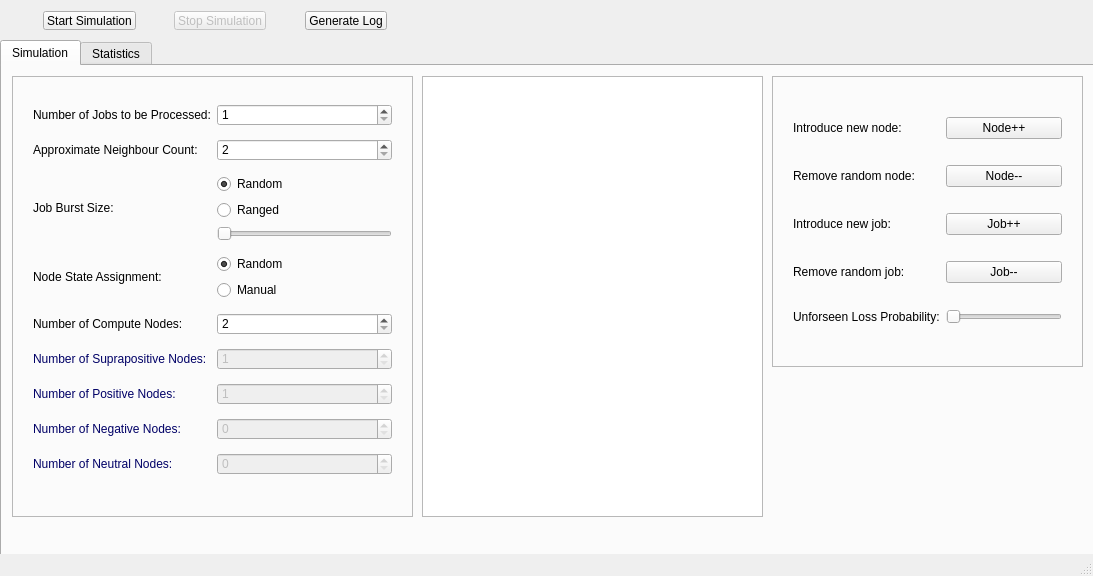
<?xml version="1.0" encoding="UTF-8"?>
<ui version="4.0">
 <class>MainWindow</class>
 <widget class="QMainWindow" name="MainWindow">
  <property name="geometry">
   <rect>
    <x>0</x>
    <y>0</y>
    <width>1093</width>
    <height>576</height>
   </rect>
  </property>
  <property name="sizePolicy">
   <sizepolicy hsizetype="Preferred" vsizetype="Preferred">
    <horstretch>0</horstretch>
    <verstretch>0</verstretch>
   </sizepolicy>
  </property>
  <property name="windowTitle">
   <string>MorphSim v2.0</string>
  </property>
  <widget class="QWidget" name="centralWidget">
   <widget class="QTabWidget" name="tabWidget">
    <property name="geometry">
     <rect>
      <x>0</x>
      <y>40</y>
      <width>1211</width>
      <height>541</height>
     </rect>
    </property>
    <property name="contextMenuPolicy">
     <enum>Qt::DefaultContextMenu</enum>
    </property>
    <property name="styleSheet">
     <string notr="true">#tabWidget{
margin-bottom:0;
}</string>
    </property>
    <property name="tabShape">
     <enum>QTabWidget::Rounded</enum>
    </property>
    <property name="currentIndex">
     <number>0</number>
    </property>
    <widget class="QWidget" name="tab">
     <attribute name="title">
      <string>Simulation</string>
     </attribute>
     <widget class="QFrame" name="frame">
      <property name="geometry">
       <rect>
        <x>10</x>
        <y>10</y>
        <width>401</width>
        <height>441</height>
       </rect>
      </property>
      <property name="frameShape">
       <enum>QFrame::StyledPanel</enum>
      </property>
      <property name="frameShadow">
       <enum>QFrame::Raised</enum>
      </property>
      <widget class="QWidget" name="gridLayoutWidget">
       <property name="geometry">
        <rect>
         <x>10</x>
         <y>10</y>
         <width>381</width>
         <height>413</height>
        </rect>
       </property>
       <layout class="QGridLayout" name="gridLayout">
        <item row="6" column="0">
         <widget class="QLabel" name="label_7">
          <property name="styleSheet">
           <string notr="true">#label_7{
color:#000066;
}</string>
          </property>
          <property name="text">
           <string>Number of Positive Nodes:</string>
          </property>
          <property name="alignment">
           <set>Qt::AlignLeading|Qt::AlignLeft|Qt::AlignVCenter</set>
          </property>
         </widget>
        </item>
        <item row="7" column="0">
         <widget class="QLabel" name="label_5">
          <property name="styleSheet">
           <string notr="true">#label_5{
color:#000066;
}</string>
          </property>
          <property name="text">
           <string>Number of Negative Nodes:</string>
          </property>
          <property name="alignment">
           <set>Qt::AlignLeading|Qt::AlignLeft|Qt::AlignVCenter</set>
          </property>
         </widget>
        </item>
        <item row="4" column="1">
         <widget class="SpinBoxc" name="spinBox_8">
          <property name="minimum">
           <number>2</number>
          </property>
          <property name="maximum">
           <number>500</number>
          </property>
          <property name="singleStep">
           <number>5</number>
          </property>
         </widget>
        </item>
        <item row="3" column="1">
         <layout class="QVBoxLayout" name="verticalLayout">
          <item>
           <widget class="QRadioButton" name="radioButton">
            <property name="text">
             <string>Random</string>
            </property>
            <property name="checked">
             <bool>true</bool>
            </property>
            <attribute name="buttonGroup">
             <string notr="true">buttonGroup_2</string>
            </attribute>
           </widget>
          </item>
          <item>
           <widget class="QRadioButton" name="radioButton_2">
            <property name="text">
             <string>Manual</string>
            </property>
            <attribute name="buttonGroup">
             <string notr="true">buttonGroup_2</string>
            </attribute>
           </widget>
          </item>
         </layout>
        </item>
        <item row="0" column="1">
         <widget class="QSpinBox" name="spinBox">
          <property name="minimum">
           <number>1</number>
          </property>
          <property name="maximum">
           <number>1000</number>
          </property>
          <property name="singleStep">
           <number>5</number>
          </property>
         </widget>
        </item>
        <item row="3" column="0">
         <widget class="QLabel" name="label_3">
          <property name="text">
           <string>Node State Assignment:</string>
          </property>
         </widget>
        </item>
        <item row="8" column="1">
         <widget class="SpinBoxc" name="spinBox_3">
          <property name="enabled">
           <bool>false</bool>
          </property>
          <property name="minimum">
           <number>0</number>
          </property>
          <property name="singleStep">
           <number>3</number>
          </property>
         </widget>
        </item>
        <item row="5" column="1">
         <widget class="SpinBoxc" name="spinBox_6">
          <property name="enabled">
           <bool>false</bool>
          </property>
          <property name="minimum">
           <number>1</number>
          </property>
          <property name="singleStep">
           <number>3</number>
          </property>
         </widget>
        </item>
        <item row="0" column="0">
         <widget class="QLabel" name="label">
          <property name="text">
           <string>Number of Jobs to be Processed:</string>
          </property>
          <property name="alignment">
           <set>Qt::AlignLeading|Qt::AlignLeft|Qt::AlignVCenter</set>
          </property>
         </widget>
        </item>
        <item row="6" column="1">
         <widget class="SpinBoxc" name="spinBox_5">
          <property name="enabled">
           <bool>false</bool>
          </property>
          <property name="minimum">
           <number>1</number>
          </property>
          <property name="singleStep">
           <number>3</number>
          </property>
         </widget>
        </item>
        <item row="5" column="0">
         <widget class="QLabel" name="label_4">
          <property name="styleSheet">
           <string notr="true">#label_4{
color:#000066;
}</string>
          </property>
          <property name="text">
           <string>Number of Suprapositive Nodes:</string>
          </property>
          <property name="alignment">
           <set>Qt::AlignLeading|Qt::AlignLeft|Qt::AlignVCenter</set>
          </property>
         </widget>
        </item>
        <item row="8" column="0">
         <widget class="QLabel" name="label_6">
          <property name="styleSheet">
           <string notr="true">#label_6{
color:#000066;
}</string>
          </property>
          <property name="text">
           <string>Number of Neutral Nodes:</string>
          </property>
          <property name="alignment">
           <set>Qt::AlignLeading|Qt::AlignLeft|Qt::AlignVCenter</set>
          </property>
         </widget>
        </item>
        <item row="1" column="1">
         <widget class="SpinBoxc" name="spinBox_7">
          <property name="minimum">
           <number>2</number>
          </property>
          <property name="maximum">
           <number>50</number>
          </property>
          <property name="singleStep">
           <number>3</number>
          </property>
         </widget>
        </item>
        <item row="4" column="0">
         <widget class="QLabel" name="label_10">
          <property name="text">
           <string>Number of Compute Nodes:</string>
          </property>
          <property name="alignment">
           <set>Qt::AlignLeading|Qt::AlignLeft|Qt::AlignVCenter</set>
          </property>
         </widget>
        </item>
        <item row="7" column="1">
         <widget class="SpinBoxc" name="spinBox_4">
          <property name="enabled">
           <bool>false</bool>
          </property>
          <property name="minimum">
           <number>0</number>
          </property>
          <property name="singleStep">
           <number>3</number>
          </property>
         </widget>
        </item>
        <item row="1" column="0">
         <widget class="QLabel" name="label_9">
          <property name="text">
           <string>Approximate Neighbour Count:</string>
          </property>
          <property name="alignment">
           <set>Qt::AlignLeading|Qt::AlignLeft|Qt::AlignVCenter</set>
          </property>
         </widget>
        </item>
        <item row="2" column="0">
         <widget class="QLabel" name="label_11">
          <property name="text">
           <string>Job Burst Size:</string>
          </property>
         </widget>
        </item>
        <item row="2" column="1">
         <layout class="QVBoxLayout" name="verticalLayout_2">
          <item>
           <widget class="QRadioButton" name="radioButton_3">
            <property name="text">
             <string>Random</string>
            </property>
            <property name="checked">
             <bool>true</bool>
            </property>
            <attribute name="buttonGroup">
             <string notr="true">buttonGroup</string>
            </attribute>
           </widget>
          </item>
          <item>
           <widget class="QRadioButton" name="radioButton_4">
            <property name="text">
             <string>Ranged</string>
            </property>
            <attribute name="buttonGroup">
             <string notr="true">buttonGroup</string>
            </attribute>
           </widget>
          </item>
          <item>
           <widget class="HorizontalSliderc" name="horizontalSlider_2">
            <property name="enabled">
             <bool>false</bool>
            </property>
            <property name="minimum">
             <number>1</number>
            </property>
            <property name="maximum">
             <number>10</number>
            </property>
            <property name="orientation">
             <enum>Qt::Horizontal</enum>
            </property>
           </widget>
          </item>
         </layout>
        </item>
       </layout>
      </widget>
     </widget>
     <widget class="QTextEdit" name="textout">
      <property name="geometry">
       <rect>
        <x>420</x>
        <y>10</y>
        <width>341</width>
        <height>441</height>
       </rect>
      </property>
      <property name="readOnly">
       <bool>true</bool>
      </property>
     </widget>
     <widget class="QFrame" name="frame_2">
      <property name="geometry">
       <rect>
        <x>770</x>
        <y>10</y>
        <width>311</width>
        <height>291</height>
       </rect>
      </property>
      <property name="frameShape">
       <enum>QFrame::StyledPanel</enum>
      </property>
      <property name="frameShadow">
       <enum>QFrame::Raised</enum>
      </property>
      <widget class="QWidget" name="gridLayoutWidget_2">
       <property name="geometry">
        <rect>
         <x>10</x>
         <y>10</y>
         <width>291</width>
         <height>271</height>
        </rect>
       </property>
       <layout class="QGridLayout" name="gridLayout_2">
        <item row="1" column="0">
         <widget class="QLabel" name="label_19">
          <property name="text">
           <string>Remove random node:</string>
          </property>
          <property name="alignment">
           <set>Qt::AlignLeading|Qt::AlignLeft|Qt::AlignVCenter</set>
          </property>
         </widget>
        </item>
        <item row="3" column="1">
         <widget class="QPushButton" name="pushButton_7">
          <property name="text">
           <string>Job--</string>
          </property>
         </widget>
        </item>
        <item row="3" column="0">
         <widget class="QLabel" name="label_18">
          <property name="text">
           <string>Remove random job:</string>
          </property>
          <property name="alignment">
           <set>Qt::AlignLeading|Qt::AlignLeft|Qt::AlignVCenter</set>
          </property>
         </widget>
        </item>
        <item row="0" column="0">
         <widget class="QLabel" name="label_2">
          <property name="text">
           <string>Introduce new node:</string>
          </property>
          <property name="alignment">
           <set>Qt::AlignLeading|Qt::AlignLeft|Qt::AlignVCenter</set>
          </property>
         </widget>
        </item>
        <item row="2" column="0">
         <widget class="QLabel" name="label_15">
          <property name="text">
           <string>Introduce new job:</string>
          </property>
         </widget>
        </item>
        <item row="0" column="1">
         <widget class="QPushButton" name="pushButton_4">
          <property name="text">
           <string>Node++</string>
          </property>
         </widget>
        </item>
        <item row="1" column="1">
         <widget class="QPushButton" name="pushButton_5">
          <property name="text">
           <string>Node--</string>
          </property>
         </widget>
        </item>
        <item row="2" column="1">
         <widget class="QPushButton" name="pushButton_6">
          <property name="text">
           <string>Job++</string>
          </property>
         </widget>
        </item>
        <item row="4" column="0">
         <widget class="QLabel" name="label_8">
          <property name="text">
           <string>Unforseen Loss Probability:</string>
          </property>
         </widget>
        </item>
        <item row="4" column="1">
         <widget class="QSlider" name="horizontalSlider">
          <property name="minimum">
           <number>0</number>
          </property>
          <property name="maximum">
           <number>5</number>
          </property>
          <property name="singleStep">
           <number>1</number>
          </property>
          <property name="orientation">
           <enum>Qt::Horizontal</enum>
          </property>
         </widget>
        </item>
       </layout>
      </widget>
     </widget>
    </widget>
    <widget class="QWidget" name="tab_2">
     <attribute name="title">
      <string>Statistics</string>
     </attribute>
     <widget class="QTextEdit" name="simres">
      <property name="geometry">
       <rect>
        <x>10</x>
        <y>10</y>
        <width>1071</width>
        <height>441</height>
       </rect>
      </property>
      <property name="readOnly">
       <bool>true</bool>
      </property>
     </widget>
    </widget>
   </widget>
   <widget class="QFrame" name="topbar">
    <property name="geometry">
     <rect>
      <x>0</x>
      <y>0</y>
      <width>1211</width>
      <height>41</height>
     </rect>
    </property>
    <property name="sizePolicy">
     <sizepolicy hsizetype="Preferred" vsizetype="Fixed">
      <horstretch>0</horstretch>
      <verstretch>0</verstretch>
     </sizepolicy>
    </property>
    <property name="styleSheet">
     <string notr="true">#topbar {
border: none;
background: qlineargradient(x1: 0, y1: 0, x2: 0, y2: 1,
stop: 0 #56544C, stop: 0.08 #56544C,
stop: 0.39999 #56544C, stop: 0.4 #56544C,
stop: 0.9 #3F3E3A, stop: 1 #3F3E3A);
}
</string>
    </property>
    <property name="frameShape">
     <enum>QFrame::StyledPanel</enum>
    </property>
    <property name="frameShadow">
     <enum>QFrame::Raised</enum>
    </property>
    <widget class="QWidget" name="horizontalLayoutWidget">
     <property name="geometry">
      <rect>
       <x>0</x>
       <y>0</y>
       <width>403</width>
       <height>41</height>
      </rect>
     </property>
     <layout class="QHBoxLayout" name="horizontalLayout">
      <item>
       <spacer name="horizontalSpacer_4">
        <property name="orientation">
         <enum>Qt::Horizontal</enum>
        </property>
        <property name="sizeHint" stdset="0">
         <size>
          <width>40</width>
          <height>20</height>
         </size>
        </property>
       </spacer>
      </item>
      <item>
       <widget class="PushButtonc" name="pushButton">
        <property name="styleSheet">
         <string notr="true">#pushButton:hover{
color:rgb(0, 170, 127);
}</string>
        </property>
        <property name="text">
         <string>Start Simulation</string>
        </property>
        <property name="flat">
         <bool>false</bool>
        </property>
       </widget>
      </item>
      <item>
       <spacer name="horizontalSpacer_2">
        <property name="orientation">
         <enum>Qt::Horizontal</enum>
        </property>
        <property name="sizeHint" stdset="0">
         <size>
          <width>40</width>
          <height>20</height>
         </size>
        </property>
       </spacer>
      </item>
      <item>
       <widget class="PushButtonc" name="pushButton_2">
        <property name="enabled">
         <bool>false</bool>
        </property>
        <property name="styleSheet">
         <string notr="true">#pushButton_2:hover{
color:rgb(170, 0, 0);
}</string>
        </property>
        <property name="text">
         <string>Stop Simulation</string>
        </property>
       </widget>
      </item>
      <item>
       <spacer name="horizontalSpacer_3">
        <property name="orientation">
         <enum>Qt::Horizontal</enum>
        </property>
        <property name="sizeHint" stdset="0">
         <size>
          <width>40</width>
          <height>20</height>
         </size>
        </property>
       </spacer>
      </item>
      <item>
       <widget class="QPushButton" name="pushButton_3">
        <property name="text">
         <string>Generate Log</string>
        </property>
       </widget>
      </item>
      <item>
       <spacer name="horizontalSpacer">
        <property name="orientation">
         <enum>Qt::Horizontal</enum>
        </property>
        <property name="sizeHint" stdset="0">
         <size>
          <width>13</width>
          <height>20</height>
         </size>
        </property>
       </spacer>
      </item>
     </layout>
    </widget>
   </widget>
  </widget>
  <widget class="QStatusBar" name="statusBar"/>
  <widget class="QMenuBar" name="menuBar">
   <property name="geometry">
    <rect>
     <x>0</x>
     <y>0</y>
     <width>1093</width>
     <height>25</height>
    </rect>
   </property>
  </widget>
 </widget>
 <layoutdefault spacing="6" margin="11"/>
 <customwidgets>
  <customwidget>
   <class>SpinBoxc</class>
   <extends>QSpinBox</extends>
   <header>spinboxc.h</header>
  </customwidget>
  <customwidget>
   <class>HorizontalSliderc</class>
   <extends>QSlider</extends>
   <header>horizontalsliderc.h</header>
  </customwidget>
  <customwidget>
   <class>PushButtonc</class>
   <extends>QPushButton</extends>
   <header>pushbuttonc.h</header>
  </customwidget>
 </customwidgets>
 <resources/>
 <connections/>
 <buttongroups>
  <buttongroup name="buttonGroup"/>
  <buttongroup name="buttonGroup_2"/>
 </buttongroups>
</ui>
